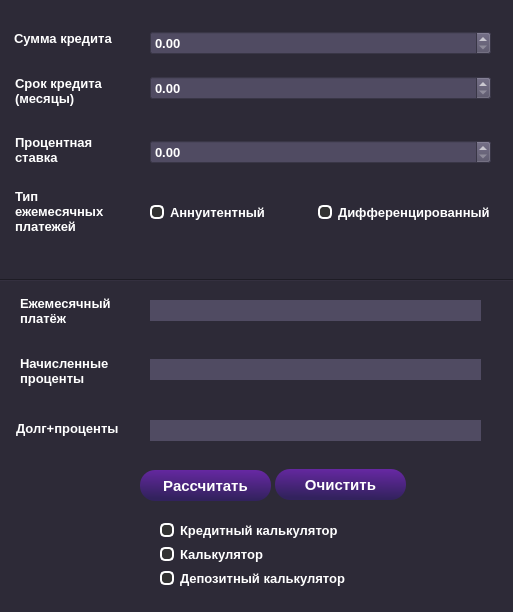
<?xml version="1.0" encoding="UTF-8"?>
<ui version="4.0">
 <class>Credit</class>
 <widget class="QDialog" name="Credit">
  <property name="geometry">
   <rect>
    <x>0</x>
    <y>0</y>
    <width>513</width>
    <height>612</height>
   </rect>
  </property>
  <property name="windowTitle">
   <string>Кредитный калькулятор</string>
  </property>
  <property name="styleSheet">
   <string notr="true">background: rgb(45, 42, 55)</string>
  </property>
  <widget class="QLabel" name="label">
   <property name="geometry">
    <rect>
     <x>15</x>
     <y>166</y>
     <width>111</width>
     <height>91</height>
    </rect>
   </property>
   <property name="font">
    <font>
     <pointsize>10</pointsize>
     <weight>75</weight>
     <bold>true</bold>
    </font>
   </property>
   <property name="styleSheet">
    <string notr="true">QLabel{
color: white;
}</string>
   </property>
   <property name="text">
    <string>Тип ежемесячных платежей</string>
   </property>
   <property name="wordWrap">
    <bool>true</bool>
   </property>
  </widget>
  <widget class="QLabel" name="label_2">
   <property name="geometry">
    <rect>
     <x>14</x>
     <y>30</y>
     <width>121</width>
     <height>16</height>
    </rect>
   </property>
   <property name="font">
    <font>
     <pointsize>10</pointsize>
     <weight>75</weight>
     <bold>true</bold>
    </font>
   </property>
   <property name="styleSheet">
    <string notr="true">QLabel{
color: white;
}</string>
   </property>
   <property name="text">
    <string>Сумма кредита</string>
   </property>
   <property name="wordWrap">
    <bool>true</bool>
   </property>
  </widget>
  <widget class="QDoubleSpinBox" name="doubleSpinBox_amount">
   <property name="geometry">
    <rect>
     <x>150</x>
     <y>31</y>
     <width>341</width>
     <height>24</height>
    </rect>
   </property>
   <property name="font">
    <font>
     <pointsize>10</pointsize>
     <weight>75</weight>
     <bold>true</bold>
    </font>
   </property>
   <property name="accessibleName">
    <string/>
   </property>
   <property name="styleSheet">
    <string notr="true">QDoubleSpinBox {
    color: rgb(255, 255, 255); 
qproperty-alignment: 'AlignVCenter | AlignRight';
background-color:rgb(80, 75, 98);
}



</string>
   </property>
  </widget>
  <widget class="QDoubleSpinBox" name="doubleSpinBox_month">
   <property name="geometry">
    <rect>
     <x>150</x>
     <y>76</y>
     <width>341</width>
     <height>24</height>
    </rect>
   </property>
   <property name="font">
    <font>
     <pointsize>10</pointsize>
     <weight>75</weight>
     <bold>true</bold>
    </font>
   </property>
   <property name="styleSheet">
    <string notr="true">QDoubleSpinBox {
    color: rgb(255, 255, 255); 
qproperty-alignment: 'AlignVCenter | AlignRight';
background-color:rgb(80, 75, 98);
}



</string>
   </property>
  </widget>
  <widget class="QLabel" name="label_3">
   <property name="geometry">
    <rect>
     <x>15</x>
     <y>70</y>
     <width>111</width>
     <height>41</height>
    </rect>
   </property>
   <property name="font">
    <font>
     <pointsize>10</pointsize>
     <weight>75</weight>
     <bold>true</bold>
    </font>
   </property>
   <property name="styleSheet">
    <string notr="true">QLabel {
color: white;
}</string>
   </property>
   <property name="text">
    <string>Срок кредита (месяцы)</string>
   </property>
   <property name="wordWrap">
    <bool>true</bool>
   </property>
  </widget>
  <widget class="QDoubleSpinBox" name="doubleSpinBox_rate">
   <property name="geometry">
    <rect>
     <x>150</x>
     <y>140</y>
     <width>341</width>
     <height>24</height>
    </rect>
   </property>
   <property name="font">
    <font>
     <pointsize>10</pointsize>
     <weight>75</weight>
     <bold>true</bold>
    </font>
   </property>
   <property name="styleSheet">
    <string notr="true">QDoubleSpinBox {
    color: rgb(255, 255, 255); 
qproperty-alignment: 'AlignVCenter | AlignRight';
background-color:rgb(80, 75, 98);
}



</string>
   </property>
  </widget>
  <widget class="QLabel" name="label_4">
   <property name="geometry">
    <rect>
     <x>15</x>
     <y>129</y>
     <width>111</width>
     <height>41</height>
    </rect>
   </property>
   <property name="font">
    <font>
     <pointsize>10</pointsize>
     <weight>75</weight>
     <bold>true</bold>
    </font>
   </property>
   <property name="styleSheet">
    <string notr="true">QLabel {
color: white;
}</string>
   </property>
   <property name="text">
    <string>Процентная ставка</string>
   </property>
   <property name="wordWrap">
    <bool>true</bool>
   </property>
  </widget>
  <widget class="QLabel" name="label_5">
   <property name="geometry">
    <rect>
     <x>20</x>
     <y>290</y>
     <width>111</width>
     <height>41</height>
    </rect>
   </property>
   <property name="font">
    <font>
     <pointsize>10</pointsize>
     <weight>75</weight>
     <bold>true</bold>
    </font>
   </property>
   <property name="styleSheet">
    <string notr="true">QLabel{
color: white;
}</string>
   </property>
   <property name="text">
    <string>Ежемесячный платёж</string>
   </property>
   <property name="wordWrap">
    <bool>true</bool>
   </property>
  </widget>
  <widget class="Line" name="line">
   <property name="geometry">
    <rect>
     <x>-10</x>
     <y>270</y>
     <width>621</width>
     <height>20</height>
    </rect>
   </property>
   <property name="font">
    <font>
     <weight>75</weight>
     <bold>true</bold>
    </font>
   </property>
   <property name="styleSheet">
    <string notr="true">Line {
color: white;
}</string>
   </property>
   <property name="orientation">
    <enum>Qt::Horizontal</enum>
   </property>
  </widget>
  <widget class="QLabel" name="label_6">
   <property name="geometry">
    <rect>
     <x>20</x>
     <y>350</y>
     <width>121</width>
     <height>41</height>
    </rect>
   </property>
   <property name="font">
    <font>
     <pointsize>10</pointsize>
     <weight>75</weight>
     <bold>true</bold>
    </font>
   </property>
   <property name="styleSheet">
    <string notr="true">QLabel{
color: white;
}</string>
   </property>
   <property name="text">
    <string>Начисленные проценты</string>
   </property>
   <property name="wordWrap">
    <bool>true</bool>
   </property>
  </widget>
  <widget class="QLabel" name="label_7">
   <property name="geometry">
    <rect>
     <x>16</x>
     <y>408</y>
     <width>131</width>
     <height>41</height>
    </rect>
   </property>
   <property name="font">
    <font>
     <pointsize>10</pointsize>
     <weight>75</weight>
     <bold>true</bold>
    </font>
   </property>
   <property name="styleSheet">
    <string notr="true">QLabel{
color: white;
}</string>
   </property>
   <property name="text">
    <string>Долг+проценты</string>
   </property>
   <property name="wordWrap">
    <bool>true</bool>
   </property>
  </widget>
  <widget class="QLabel" name="label_monthlypayment">
   <property name="geometry">
    <rect>
     <x>150</x>
     <y>300</y>
     <width>331</width>
     <height>21</height>
    </rect>
   </property>
   <property name="font">
    <font>
     <pointsize>10</pointsize>
     <weight>75</weight>
     <bold>true</bold>
    </font>
   </property>
   <property name="styleSheet">
    <string notr="true">QLabel{
    color: rgb(255, 255, 255); 
qproperty-alignment: 'AlignVCenter | AlignRight';
background-color:rgb(80, 75, 98);
}



</string>
   </property>
   <property name="text">
    <string/>
   </property>
  </widget>
  <widget class="QLabel" name="label_accruedinterest">
   <property name="geometry">
    <rect>
     <x>150</x>
     <y>359</y>
     <width>331</width>
     <height>21</height>
    </rect>
   </property>
   <property name="font">
    <font>
     <pointsize>10</pointsize>
     <weight>75</weight>
     <bold>true</bold>
    </font>
   </property>
   <property name="styleSheet">
    <string notr="true">QLabel{
    color: rgb(255, 255, 255); 
qproperty-alignment: 'AlignVCenter | AlignRight';
background-color:rgb(80, 75, 98);
}



</string>
   </property>
   <property name="text">
    <string/>
   </property>
  </widget>
  <widget class="QLabel" name="label_debtandinterest">
   <property name="geometry">
    <rect>
     <x>150</x>
     <y>420</y>
     <width>331</width>
     <height>21</height>
    </rect>
   </property>
   <property name="font">
    <font>
     <pointsize>10</pointsize>
     <weight>75</weight>
     <bold>true</bold>
    </font>
   </property>
   <property name="styleSheet">
    <string notr="true">QLabel{
    color: rgb(255, 255, 255); 
qproperty-alignment: 'AlignVCenter | AlignRight';
background-color:rgb(80, 75, 98);
}



</string>
   </property>
   <property name="text">
    <string/>
   </property>
  </widget>
  <widget class="QPushButton" name="pushButton_count">
   <property name="geometry">
    <rect>
     <x>140</x>
     <y>470</y>
     <width>131</width>
     <height>31</height>
    </rect>
   </property>
   <property name="styleSheet">
    <string notr="true">    border:  3x;
    border-radius:  15px; 
    background-color: qlineargradient(spread:pad, x1:0.5, y1:0.943, x2:0.584, y2:0, stop:0 rgba(50, 34, 93, 255), stop:1 rgba(102, 40, 162, 255));
    color: rgb(255,  255,  255);
    padding:  5px;
    font: bold  15px;
    box-shadow: 2px 2px 5px rgba(0,0,0,0.5); </string>
   </property>
   <property name="text">
    <string>Рассчитать</string>
   </property>
  </widget>
  <widget class="QPushButton" name="pushButton_clear">
   <property name="geometry">
    <rect>
     <x>275</x>
     <y>469</y>
     <width>131</width>
     <height>31</height>
    </rect>
   </property>
   <property name="styleSheet">
    <string notr="true">    border:  3x;
    border-radius:  15px; 
    background-color: qlineargradient(spread:pad, x1:0.5, y1:0.943, x2:0.584, y2:0, stop:0 rgba(50, 34, 93, 255), stop:1 rgba(102, 40, 162, 255));
    color: rgb(255,  255,  255);
    padding:  5px;
    font: bold  15px;
    box-shadow: 2px 2px 5px rgba(0,0,0,0.5); </string>
   </property>
   <property name="text">
    <string>Очистить</string>
   </property>
  </widget>
  <widget class="QWidget" name="layoutWidget">
   <property name="geometry">
    <rect>
     <x>150</x>
     <y>201</y>
     <width>341</width>
     <height>22</height>
    </rect>
   </property>
   <property name="font">
    <font>
     <pointsize>12</pointsize>
     <weight>75</weight>
     <bold>true</bold>
    </font>
   </property>
   <layout class="QHBoxLayout" name="horizontalLayout">
    <item>
     <widget class="QRadioButton" name="radioButton_annuity">
      <property name="font">
       <font>
        <pointsize>10</pointsize>
        <weight>75</weight>
        <bold>true</bold>
       </font>
      </property>
      <property name="styleSheet">
       <string notr="true">QRadioButton {
    color: white;
}

QRadioButton::indicator {
    width: 10px;
    height: 10px;
    border: 2px solid white; /* цвет рамки */
    background-color: #333333; /* цвет фона индикатора */
    border-radius: 5px; /* скругление углов */
}

QRadioButton::indicator::checked {
    background-color: white; /* цвет индикатора при выборе */
}</string>
      </property>
      <property name="text">
       <string>Аннуитентный</string>
      </property>
     </widget>
    </item>
    <item>
     <widget class="QRadioButton" name="radioButton_diff">
      <property name="font">
       <font>
        <pointsize>10</pointsize>
        <weight>75</weight>
        <bold>true</bold>
       </font>
      </property>
      <property name="styleSheet">
       <string notr="true">QRadioButton {
    color: white;
}

QRadioButton::indicator {
    width: 10px;
    height: 10px;
    border: 2px solid white; /* цвет рамки */
    background-color: #333333; /* цвет фона индикатора */
    border-radius: 5px; /* скругление углов */
}

QRadioButton::indicator::checked {
    background-color: white; /* цвет индикатора при выборе */
}</string>
      </property>
      <property name="text">
       <string>Дифференцированный</string>
      </property>
     </widget>
    </item>
   </layout>
  </widget>
  <widget class="QWidget" name="">
   <property name="geometry">
    <rect>
     <x>160</x>
     <y>520</y>
     <width>216</width>
     <height>68</height>
    </rect>
   </property>
   <layout class="QVBoxLayout" name="verticalLayout">
    <item>
     <widget class="QRadioButton" name="radioButton_creditcalc">
      <property name="font">
       <font>
        <pointsize>10</pointsize>
        <weight>75</weight>
        <bold>true</bold>
       </font>
      </property>
      <property name="styleSheet">
       <string notr="true">QRadioButton {
    color: white;
}

QRadioButton::indicator {
    width: 10px;
    height: 10px;
    border: 2px solid white; /* цвет рамки */
    background-color: #333333; /* цвет фона индикатора */
    border-radius: 5px; /* скругление углов */
}

QRadioButton::indicator::checked {
    background-color: white; /* цвет индикатора при выборе */
}</string>
      </property>
      <property name="text">
       <string>Кредитный калькулятор</string>
      </property>
     </widget>
    </item>
    <item>
     <widget class="QRadioButton" name="radioButton_calc">
      <property name="font">
       <font>
        <pointsize>10</pointsize>
        <weight>75</weight>
        <bold>true</bold>
       </font>
      </property>
      <property name="styleSheet">
       <string notr="true">QRadioButton {
    color: white;
}

QRadioButton::indicator {
    width: 10px;
    height: 10px;
    border: 2px solid white; /* цвет рамки */
    background-color: #333333; /* цвет фона индикатора */
    border-radius: 5px; /* скругление углов */
}

QRadioButton::indicator::checked {
    background-color: white; /* цвет индикатора при выборе */
}</string>
      </property>
      <property name="text">
       <string>Калькулятор</string>
      </property>
     </widget>
    </item>
    <item>
     <widget class="QRadioButton" name="radioButton_depositcalc">
      <property name="font">
       <font>
        <pointsize>10</pointsize>
        <weight>75</weight>
        <bold>true</bold>
       </font>
      </property>
      <property name="styleSheet">
       <string notr="true">QRadioButton {
    color: white;
}

QRadioButton::indicator {
    width: 10px;
    height: 10px;
    border: 2px solid white; /* цвет рамки */
    background-color: #333333; /* цвет фона индикатора */
    border-radius: 5px; /* скругление углов */
}

QRadioButton::indicator::checked {
    background-color: white; /* цвет индикатора при выборе */
}</string>
      </property>
      <property name="text">
       <string>Депозитный калькулятор</string>
      </property>
     </widget>
    </item>
   </layout>
  </widget>
 </widget>
 <resources/>
 <connections/>
</ui>
